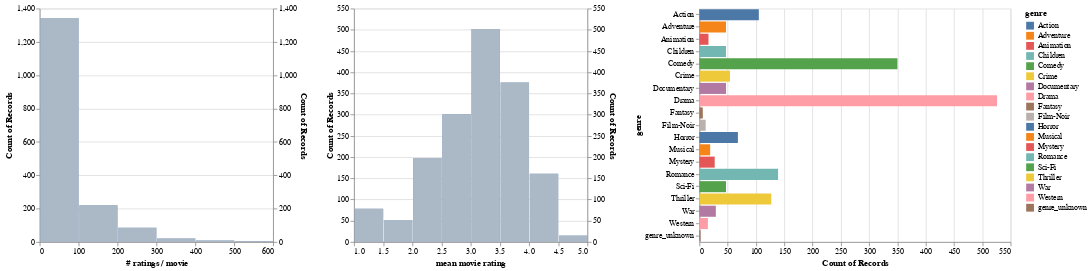

Here is the notebook cell this chart was saved with:
### Markdown cell above
Finally, the last graph shows the distribution of the number of ratings and average rating.

### Code cell
# Muestra el número de calificaciones y la calificación promedio por película.
alt.hconcat(
    filtered_hist('rating count', '# ratings / movie', genre_filter),
    filtered_hist('rating mean', 'mean movie rating', genre_filter),
    genre_chart,
    data=movies_ratings)

### Figure 1 — Vega-Lite specification as saved in the notebook (floating-point values rounded to 4 significant figures; data arrays with more than 128 entries replaced by an {"elided": "..."} marker saying what was removed)
{"config": {"view": {"continuousWidth": 400, "continuousHeight": 300}}, "hconcat": [{"layer": [{"mark": "bar", "encoding": {"x": {"bin": {"maxbins": 10}, "field": "rating count", "title": "# ratings / movie", "type": "quantitative"}, "y": {"aggregate": "count", "type": "quantitative"}}, "transform": [{"filter": {"selection": "selector002"}}], "width": 300}, {"mark": "bar", "encoding": {"color": {"value": "lightgray"}, "opacity": {"value": 0.7}, "x": {"bin": {"maxbins": 10}, "field": "rating count", "title": "# ratings / movie", "type": "quantitative"}, "y": {"aggregate": "count", "type": "quantitative"}}, "width": 300}], "resolve": {"scale": {"y": "independent"}}}, {"layer": [{"mark": "bar", "encoding": {"x": {"bin": {"maxbins": 10}, "field": "rating mean", "title": "mean movie rating", "type": "quantitative"}, "y": {"aggregate": "count", "type": "quantitative"}}, "transform": [{"filter": {"selection": "selector002"}}], "width": 300}, {"mark": "bar", "encoding": {"color": {"value": "lightgray"}, "opacity": {"value": 0.7}, "x": {"bin": {"maxbins": 10}, "field": "rating mean", "title": "mean movie rating", "type": "quantitative"}, "y": {"aggregate": "count", "type": "quantitative"}}, "width": 300}], "resolve": {"scale": {"y": "independent"}}}, {"mark": "bar", "encoding": {"color": {"condition": {"field": "genre", "type": "nominal", "selection": "selector002"}, "value": "lightgray"}, "x": {"aggregate": "count", "type": "quantitative"}, "y": {"field": "genre", "type": "nominal"}}, "height": 300, "selection": {"selector002": {"type": "multi", "fields": ["genre"]}}}], "data": {"name": "data-aef49dfdf868b83eee081885821f8a42"}, "$schema": "https://vega.github.io/schema/vega-lite/v4.17.0.json", "datasets": {"data-aef49dfdf868b83eee081885821f8a42": {"elided": "1682 records"}}}
